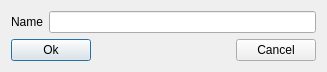
<?xml version="1.0" encoding="UTF-8"?>
<ui version="4.0">
 <class>dcsCustomer</class>
 <widget class="QDialog" name="dcsCustomer">
  <property name="geometry">
   <rect>
    <x>0</x>
    <y>0</y>
    <width>327</width>
    <height>72</height>
   </rect>
  </property>
  <property name="windowTitle">
   <string>dcsCustomer</string>
  </property>
  <layout class="QVBoxLayout" name="verticalLayout">
   <item>
    <layout class="QHBoxLayout" name="horizontalLayout">
     <item>
      <widget class="QLabel" name="label">
       <property name="text">
        <string>Name</string>
       </property>
      </widget>
     </item>
     <item>
      <widget class="QLineEdit" name="leName"/>
     </item>
    </layout>
   </item>
   <item>
    <layout class="QHBoxLayout" name="horizontalLayout_2">
     <item>
      <widget class="QPushButton" name="pbOk">
       <property name="text">
        <string>Ok</string>
       </property>
       <property name="default">
        <bool>true</bool>
       </property>
      </widget>
     </item>
     <item>
      <spacer name="horizontalSpacer">
       <property name="orientation">
        <enum>Qt::Horizontal</enum>
       </property>
       <property name="sizeHint" stdset="0">
        <size>
         <width>40</width>
         <height>20</height>
        </size>
       </property>
      </spacer>
     </item>
     <item>
      <widget class="QPushButton" name="pbCancel">
       <property name="text">
        <string>Cancel</string>
       </property>
      </widget>
     </item>
    </layout>
   </item>
  </layout>
 </widget>
 <layoutdefault spacing="6" margin="11"/>
 <tabstops>
  <tabstop>leName</tabstop>
  <tabstop>pbOk</tabstop>
  <tabstop>pbCancel</tabstop>
 </tabstops>
 <resources/>
 <connections/>
</ui>
